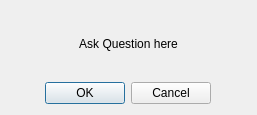
<?xml version="1.0" encoding="UTF-8"?>
<ui version="4.0">
 <class>SimpleDialog</class>
 <widget class="QDialog" name="SimpleDialog">
  <property name="geometry">
   <rect>
    <x>0</x>
    <y>0</y>
    <width>257</width>
    <height>115</height>
   </rect>
  </property>
  <property name="windowTitle">
   <string/>
  </property>
  <property name="windowIcon">
   <iconset resource="qt_pco_camera.qrc">
    <normaloff>:/Resources/PCOApp.ico</normaloff>:/Resources/PCOApp.ico</iconset>
  </property>
  <layout class="QVBoxLayout" name="verticalLayout_2">
   <item>
    <layout class="QVBoxLayout" name="verticalLayout">
     <item>
      <widget class="QLabel" name="Question">
       <property name="sizePolicy">
        <sizepolicy hsizetype="MinimumExpanding" vsizetype="MinimumExpanding">
         <horstretch>0</horstretch>
         <verstretch>0</verstretch>
        </sizepolicy>
       </property>
       <property name="text">
        <string>Ask Question here</string>
       </property>
       <property name="alignment">
        <set>Qt::AlignCenter</set>
       </property>
       <property name="wordWrap">
        <bool>true</bool>
       </property>
      </widget>
     </item>
     <item alignment="Qt::AlignHCenter">
      <widget class="QDialogButtonBox" name="buttonBox">
       <property name="standardButtons">
        <set>QDialogButtonBox::Cancel|QDialogButtonBox::Ok</set>
       </property>
      </widget>
     </item>
    </layout>
   </item>
  </layout>
 </widget>
 <layoutdefault spacing="6" margin="11"/>
 <resources>
  <include location="qt_pco_camera.qrc"/>
  <include location="qt_pco_camera.qrc"/>
 </resources>
 <connections>
  <connection>
   <sender>buttonBox</sender>
   <signal>accepted()</signal>
   <receiver>SimpleDialog</receiver>
   <slot>accept()</slot>
   <hints>
    <hint type="sourcelabel">
     <x>89</x>
     <y>99</y>
    </hint>
    <hint type="destinationlabel">
     <x>29</x>
     <y>85</y>
    </hint>
   </hints>
  </connection>
  <connection>
   <sender>buttonBox</sender>
   <signal>rejected()</signal>
   <receiver>SimpleDialog</receiver>
   <slot>reject()</slot>
   <hints>
    <hint type="sourcelabel">
     <x>163</x>
     <y>95</y>
    </hint>
    <hint type="destinationlabel">
     <x>234</x>
     <y>85</y>
    </hint>
   </hints>
  </connection>
 </connections>
</ui>
